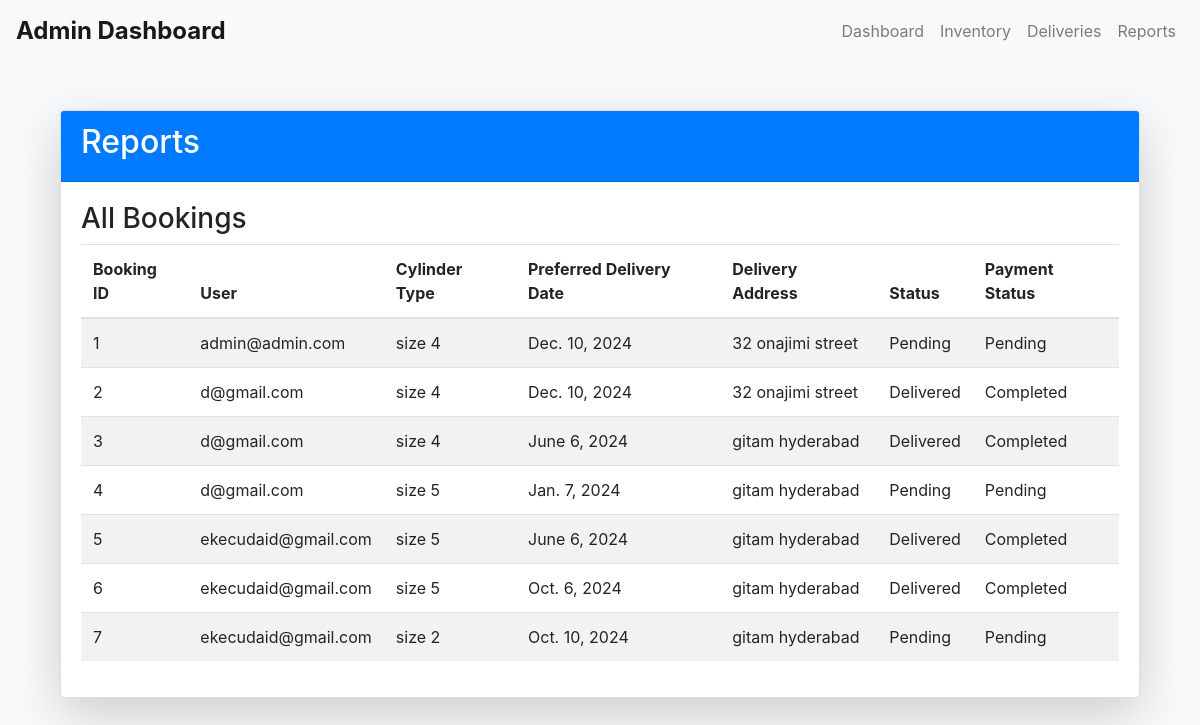
The page /admin-view/reports/ (signed in) on the database its author committed.
### booking/models.py (models this page shows, shortened)
class Booking(models.Model):
    STATUS_CHOICES = [
        ('Pending', 'Pending'),
        ('Confirmed', 'Confirmed'),
        ('Assigned', 'Assigned'),
        ('In_Transit', 'In_Transit'),
        ('Delivered', 'Delivered'),
    ]
    user = models.ForeignKey(CustomUser, on_delete=models.CASCADE)
    cylinder_type = models.ForeignKey(Cylinder, on_delete=models.CASCADE)
    preferred_delivery_date = models.DateField()
    delivery_address = models.CharField(max_length=255)
    status = models.CharField(max_length=20, choices=STATUS_CHOICES, default='Pending')
    payment_status = models.CharField(max_length=20, default='Pending')
    created_at = models.DateTimeField(auto_now_add=True)
    delivery_person = models.ForeignKey(CustomUser, on_delete=models.SET_NULL, null=True, blank=True, limit_choices_to=Q(is_delivery=True),related_name='deliveries')

class CustomUser(AbstractBaseUser, PermissionsMixin):
    email = models.EmailField(_('email address'), unique=True)
    is_active = models.BooleanField(_('active'), default=False)
    is_staff = models.BooleanField(_('staff status'), default=False)
    is_delivery = models.BooleanField(_('delivery driver'), default=False)
    is_superuser = models.BooleanField(default=False)
    date_joined = models.DateTimeField(_('date joined'), auto_now_add=True)
    objects = CustomUserManager()
    USERNAME_FIELD = 'email'
    REQUIRED_FIELDS = []

class Cylinder(models.Model):
    type = models.CharField(max_length=100)
    stock = models.PositiveIntegerField()

### booking/views.py (the view)
# urls.py: path('admin-view/reports/', generate_reports, name='generate_reports'),
@login_required
def generate_reports(request):
    if not request.user.is_staff:
        return redirect('home')
    bookings = Booking.objects.all()
    context = {
        'bookings': bookings
    }
    return render(request, 'booking/admin/reports.html', context)

### booking/templates/booking/admin/reports.html
{% extends 'admin_base.html' %}
{% block content %}
<div class="container mt-5">
    <div class="card shadow-lg">
        <div class="card-header bg-primary text-white">
            <h2>Reports</h2>
        </div>
        <div class="card-body">
            <h3>All Bookings</h3>
            <table class="table table-striped">
                <thead>
                    <tr>
                        <th>Booking ID</th>
                        <th>User</th>
                        <th>Cylinder Type</th>
                        <th>Preferred Delivery Date</th>
                        <th>Delivery Address</th>
                        <th>Status</th>
                        <th>Payment Status</th>
                    </tr>
                </thead>
                <tbody>
                    {% for booking in bookings %}
                    <tr>
                        <td>{{ booking.id }}</td>
                        <td>{{ booking.user.email }}</td>
                        <td>{{ booking.cylinder_type.type }}</td>
                        <td>{{ booking.preferred_delivery_date }}</td>
                        <td>{{ booking.delivery_address }}</td>
                        <td>{{ booking.status }}</td>
                        <td>{{ booking.payment_status }}</td>
                    </tr>
                    {% endfor %}
                </tbody>
            </table>
        </div>
    </div>
</div>
{% endblock %}

### booking/templates/admin_base.html (style rules this page uses)
body { background-color: #f8f9fa; }
.card { margin-top: 20px; }

### rows shown on the page
Booking: id "1", user.email "admin@admin.com", cylinder_type.type "size 4", preferred_delivery_date "Dec. 10, 2024", delivery_address "32 onajimi street", status "Pending", payment_status "Pending"
Booking: id "2", user.email "d@gmail.com", cylinder_type.type "size 4", preferred_delivery_date "Dec. 10, 2024", delivery_address "32 onajimi street", status "Delivered", payment_status "Completed"
Booking: id "3", user.email "d@gmail.com", cylinder_type.type "size 4", preferred_delivery_date "June 6, 2024", delivery_address "gitam hyderabad", status "Delivered", payment_status "Completed"
Booking: id "4", user.email "d@gmail.com", cylinder_type.type "size 5", preferred_delivery_date "Jan. 7, 2024", delivery_address "gitam hyderabad", status "Pending", payment_status "Pending"
Booking: id "5", user.email "ekecudaid@gmail.com", cylinder_type.type "size 5", preferred_delivery_date "June 6, 2024", delivery_address "gitam hyderabad", status "Delivered", payment_status "Completed"
Booking: id "6", user.email "ekecudaid@gmail.com", cylinder_type.type "size 5", preferred_delivery_date "Oct. 6, 2024", delivery_address "gitam hyderabad", status "Delivered", payment_status "Completed"
Booking: id "7", user.email "ekecudaid@gmail.com", cylinder_type.type "size 2", preferred_delivery_date "Oct. 10, 2024", delivery_address "gitam hyderabad", status "Pending", payment_status "Pending"
